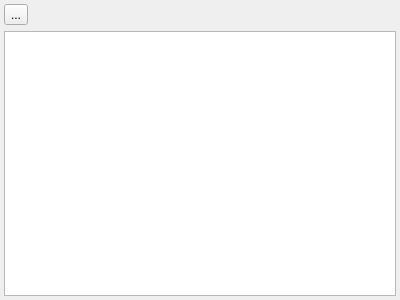
<?xml version="1.0" encoding="UTF-8"?>
<ui version="4.0">
 <class>ModbusRegisterTableView</class>
 <widget class="QWidget" name="ModbusRegisterTableView">
  <property name="geometry">
   <rect>
    <x>0</x>
    <y>0</y>
    <width>400</width>
    <height>300</height>
   </rect>
  </property>
  <property name="windowTitle">
   <string notr="true">Form</string>
  </property>
  <layout class="QVBoxLayout" name="verticalLayout">
   <property name="leftMargin">
    <number>4</number>
   </property>
   <property name="topMargin">
    <number>4</number>
   </property>
   <property name="rightMargin">
    <number>4</number>
   </property>
   <property name="bottomMargin">
    <number>4</number>
   </property>
   <item>
    <layout class="QHBoxLayout" name="horizontalLayout">
     <item>
      <widget class="QToolButton" name="toolButton">
       <property name="text">
        <string>...</string>
       </property>
      </widget>
     </item>
     <item>
      <spacer name="horizontalSpacer">
       <property name="orientation">
        <enum>Qt::Orientation::Horizontal</enum>
       </property>
       <property name="sizeHint" stdset="0">
        <size>
         <width>40</width>
         <height>20</height>
        </size>
       </property>
      </spacer>
     </item>
    </layout>
   </item>
   <item>
    <widget class="QTableView" name="tableView"/>
   </item>
   <item>
    <layout class="QHBoxLayout" name="horizontalLayoutPlugins"/>
   </item>
  </layout>
 </widget>
 <resources/>
 <connections/>
</ui>
